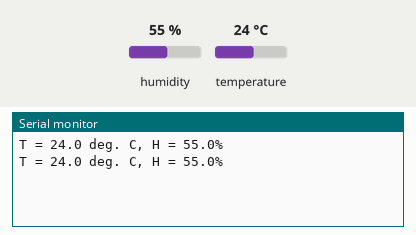
The program below on a simulated Arduino Uno, built with avr-gcc and run on an emulated ATmega328P. Parts: the last lines printed to the serial monitor. The test bench sets the inputs (shaded band); at power-on: humidity 55 %, temperature 24 °C.

Above: at 6.8 s.
6.9 s: humidity set to 22 %
At 10.1 s:
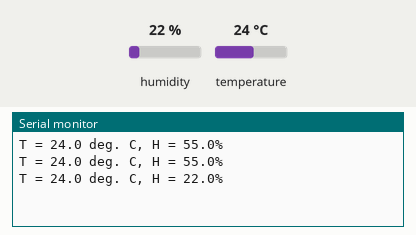
11.4 s: temperature set to 12 °C
At 12.4 s:
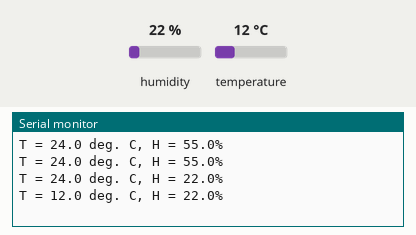
15.9 s: humidity set to 40 %
At 19.4 s:
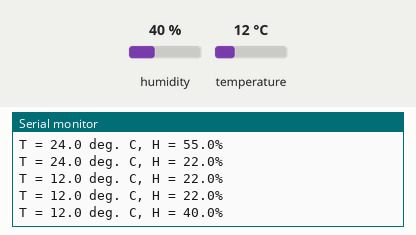
Timing chart, 0 to 20.9 s (numbered marks = the images above; inputs shaded):
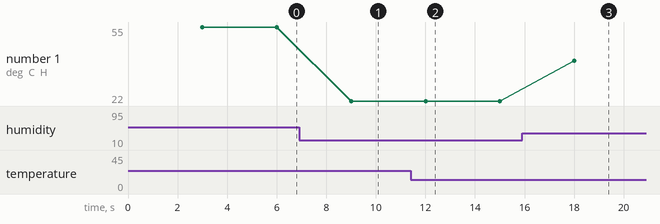

The program:

main.cpp
```cpp
#include <dht_nonblocking.h>
#define DHT_SENSOR_TYPE DHT_TYPE_11

constexpr uint8_t DHT_SENSOR = 2;
DHT_nonblocking dht_sensor{DHT_SENSOR, DHT_SENSOR_TYPE};

void setup( )
{
    Serial.begin( 9600);
}

bool measureEnvironment(float& temperature, float& humidity )
{
    static uint32_t lastMeasurement = millis( );

    if(millis() - lastMeasurement  > 3000)
    {
        if(dht_sensor.measure(&temperature, &humidity))
        {
            lastMeasurement = millis( );
            return true;
        }
    }

    return false;
}

void loop( )
{
    float temperature;
    float humidity;

    if(measureEnvironment(temperature, humidity))
    {
        Serial.print( "T = " );
        Serial.print( temperature, 1 );
        Serial.print( " deg. C, H = " );
        Serial.print( humidity, 1 );
        Serial.println( "%" );
    }
}
```

Measured:
- after the input at 6.9 s, the serial monitor: prints a new line after 2.1 s (image 1)
- after the input at 11.4 s, the serial monitor: prints a new line after 0.60 s (image 2)
- after the input at 15.9 s, the serial monitor: prints a new line after 2.1 s (image 3)
- plotted number 1: 55 → 22 after the input at 6.9 s, 22 → 40 after the input at 15.9 s
